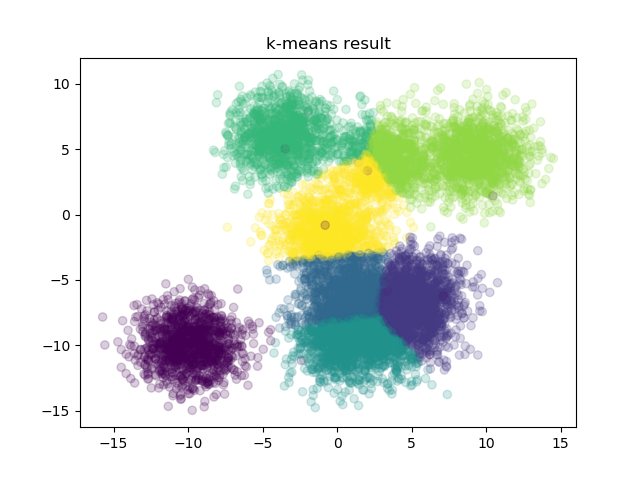

This chart was generated by the following Python code:
#!/usr/bin/env python
#
# File: kmeans.py
# Author: Alexander Schliep ([email redacted])
#
#
import logging
import argparse
import numpy as np
import matplotlib.pyplot as plt
from sklearn.datasets import make_blobs
import time

def generateData(n, c):
    logging.info(f"Generating {n} samples in {c} classes")
    X, y = make_blobs(n_samples=n, centers = c, cluster_std=1.7, shuffle=False,
                      random_state = 2122)
    return X


def nearestCentroid(datum, centroids):
    # norm(a-b) is Euclidean distance, matrix - vector computes difference
    # for all rows of matrix
    dist = np.linalg.norm(centroids - datum, axis=1)
    return np.argmin(dist), np.min(dist)


def kmeans(k, data, nr_iter = 100):
    N = len(data)
    total_time_assign = 0
    total_time_recompute = 0

    # Choose k random data points as centroids
    centroids = data[np.random.choice(np.array(range(N)),size=k,replace=False)]
    logging.debug("Initial centroids\n", centroids)

    N = len(data)

    # The cluster index: c[i] = j indicates that i-th datum is in j-th cluster
    c = np.zeros(N, dtype=int)

    logging.info("Iteration\tVariation\tDelta Variation")
    total_variation = 0.0
    for j in range(nr_iter):
        logging.debug("=== Iteration %d ===" % (j+1))

        start = time.time()

        # Assign data points to nearest centroid
        variation = np.zeros(k)
        cluster_sizes = np.zeros(k, dtype=int)        
        for i in range(N):
            cluster, dist = nearestCentroid(data[i],centroids)
            c[i] = cluster
            cluster_sizes[cluster] += 1
            variation[cluster] += dist**2
        delta_variation = -total_variation
        total_variation = sum(variation) 
        delta_variation += total_variation
        logging.info("%3d\t\t%f\t%f" % (j, total_variation, delta_variation))
        
        time_assign = time.time() - start
        total_time_assign += time_assign

        start = time.time()

        # Recompute centroids
        centroids = np.zeros((k,2)) # This fixes the dimension to 2
        for i in range(N):
            centroids[c[i]] += data[i]        
        centroids = centroids / cluster_sizes.reshape(-1,1)

        time_recompute = time.time() - start
        total_time_recompute += time_recompute
        
        logging.debug(cluster_sizes)
        logging.debug(c)
        logging.debug(centroids)
    
    print("Total time assign: %1.5f" % (total_time_assign))
    print("Total time recompute: %1.5f" % (total_time_recompute))
    return total_variation, c


def computeClustering(args):
    if args.verbose:
        logging.basicConfig(format='# %(message)s',level=logging.INFO)
    if args.debug: 
        logging.basicConfig(format='# %(message)s',level=logging.DEBUG)

    
    X = generateData(args.samples, args.classes)

    start_time = time.time()
    #
    # Modify kmeans code to use args.worker parallel threads
    total_variation, assignment = kmeans(args.k_clusters, X, nr_iter = args.iterations)
    #
    #
    end_time = time.time()
    logging.info("Clustering complete in %3.2f [s]" % (end_time - start_time))
    print(f"Total variation {total_variation}")
    print("Total time: %1.5f" % (end_time - start_time))

    if args.plot: # Assuming 2D data
        fig, axes = plt.subplots(nrows=1, ncols=1)
        axes.scatter(X[:, 0], X[:, 1], c=assignment, alpha=0.2)
        plt.title("k-means result")
        #plt.show()        
        fig.savefig(args.plot)
        plt.close(fig)

if __name__ == "__main__":
    parser = argparse.ArgumentParser(
        description='Compute a k-means clustering.',
        epilog = 'Example: kmeans.py -v -k 4 --samples 10000 --classes 4 --plot result.png'
    )
    parser.add_argument('--workers', '-w',
                        default='1',
                        type = int,
                        help='Number of parallel processes to use (NOT IMPLEMENTED)')
    parser.add_argument('--k_clusters', '-k',
                        default='3',
                        type = int,
                        help='Number of clusters')
    parser.add_argument('--iterations', '-i',
                        default='100',
                        type = int,
                        help='Number of iterations in k-means')
    parser.add_argument('--samples', '-s',
                        default='10000',
                        type = int,
                        help='Number of samples to generate as input')
    parser.add_argument('--classes', '-c',
                        default='3',
                        type = int,
                        help='Number of classes to generate samples from')   
    parser.add_argument('--plot', '-p',
                        type = str,
                        help='Filename to plot the final result')   
    parser.add_argument('--verbose', '-v',
                        action='store_true',
                        help='Print verbose diagnostic output')
    parser.add_argument('--debug', '-d',
                        action='store_true',
                        help='Print debugging output')
    args = parser.parse_args()
    computeClustering(args)

